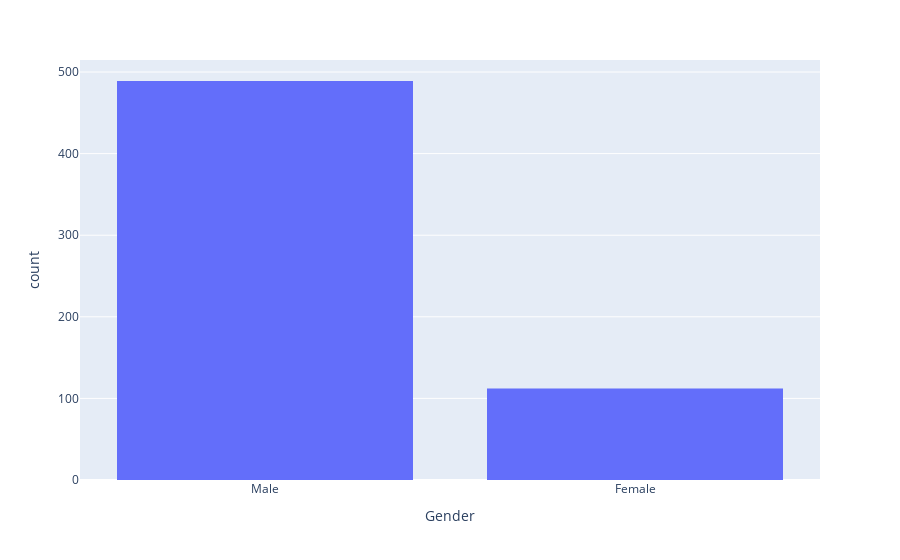

The notebook cell saved with this chart:
### Code cell
px.histogram(data_frame=df , x = "Gender")

### Figure 1 — Plotly figure (JSON) as saved in the notebook; plotly's stock layout.template omitted (floating-point values rounded to 4 significant figures; data arrays with more than 128 entries replaced by an {"elided": "..."} marker saying what was removed)
{"data": [{"alignmentgroup": "True", "bingroup": "x", "hovertemplate": "Gender=%{x}<br>count=%{y}<extra></extra>", "legendgroup": "", "marker": {"color": "#636efa", "pattern": {"shape": ""}}, "name": "", "offsetgroup": "", "orientation": "v", "showlegend": false, "type": "histogram", "x": {"elided": "614 str values"}, "xaxis": "x", "yaxis": "y"}], "layout": {"barmode": "relative", "legend": {"tracegroupgap": 0}, "margin": {"t": 60}, "xaxis": {"anchor": "y", "domain": [0, 1], "title": {"text": "Gender"}}, "yaxis": {"anchor": "x", "domain": [0, 1], "title": {"text": "count"}}}}
